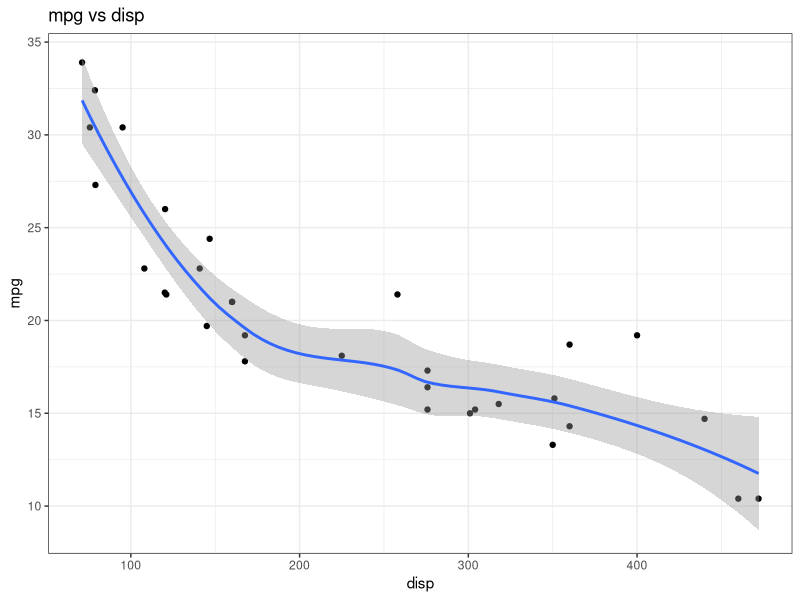
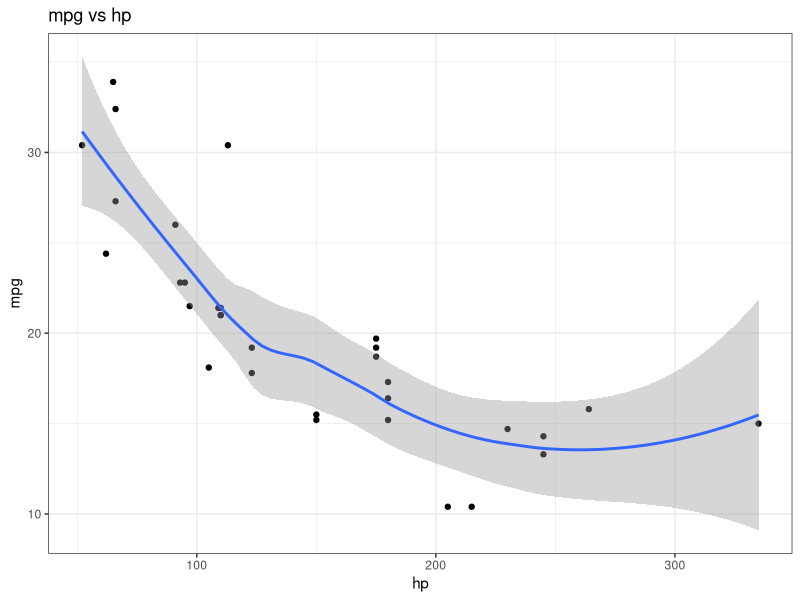
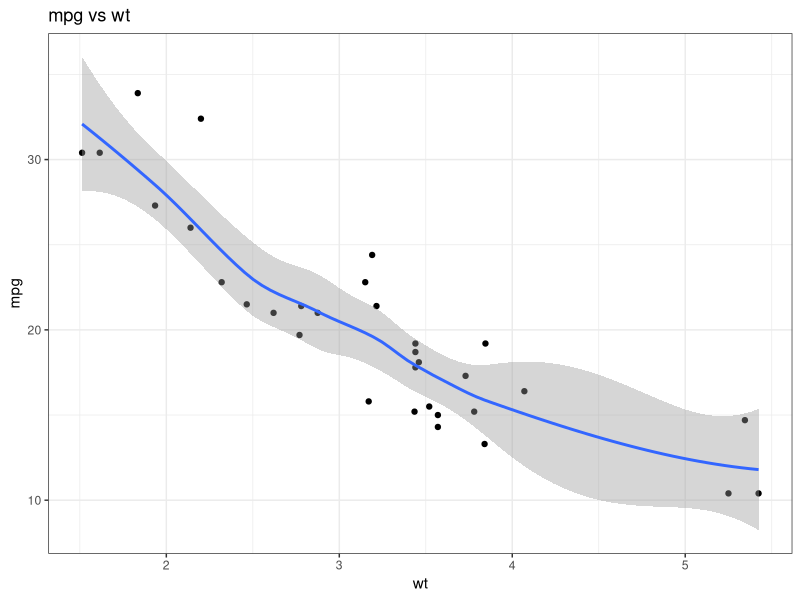

These figures' R source, in order:
## ---- chunk 1
library(ggplot2)
## ---- chunk 2
data_mtcars <- mtcars
## ---- chunk 3
head(data_mtcars, n = 10)
## ---- chunk 4
g1 <- ggplot(data = data_mtcars, aes(x = disp, y = mpg)) + geom_point() + 
  geom_smooth() + labs(title = "mpg vs disp") + theme_bw()
g1
## ---- chunk 5
g2 <- ggplot(data = data_mtcars, aes(x = hp, y = mpg)) + geom_point() +
  geom_smooth() + labs(title = "mpg vs hp") + theme_bw()
g2
## ---- chunk 6
g3 <- ggplot(data = data_mtcars, aes(x = wt, y = mpg)) + geom_point() +
  geom_smooth() + labs(title = "mpg vs wt") + theme_bw()
g3
